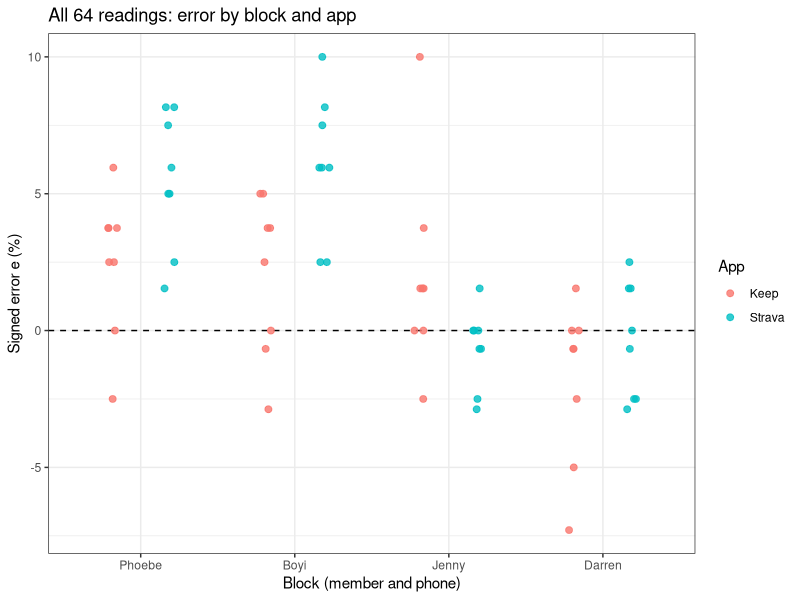

Recreate this plot in R.
# 02_analysis.R
# Signed percentage error: does each app over- or under-record, and which
# factors and interactions matter? (proposal v2, aims 1 and 2)
#
# Input : data/processed/gps_runs.csv  (made by code/00_clean_data.R)
# Output: tables in results/, plots in figures/
# Run from the repository root:  Rscript code/02_analysis.R

suppressPackageStartupMessages({
  library(lme4)
  library(lmerTest)   # F tests with Satterthwaite df
  library(emmeans)    # estimated marginal means with 95% CIs
  library(ggplot2)
})

dir.create("results", showWarnings = FALSE)
dir.create("figures", showWarnings = FALSE)

# ---- 1. Data ---------------------------------------------------------------

dat <- read.csv("data/processed/gps_runs.csv")

# Treat every design variable as a factor (lane 1/8 is a category, not a number)
dat$block     <- factor(dat$block, levels = c("Phoebe", "Boyi", "Jenny", "Darren"))
dat$app       <- factor(dat$app, levels = c("Keep", "Strava"))
dat$lane      <- factor(dat$lane)
dat$placement <- factor(dat$placement, levels = c("hand", "pocket"))
dat$pace      <- factor(dat$pace, levels = c("walk", "jog"))
dat$lap_id    <- factor(dat$lap_id)

# Sum-to-zero (effect) coding, so each factorial effect is a deviation
# from the overall mean and the ANOVA tests match the usual 2^k effects
options(contrasts = c("contr.sum", "contr.poly"))

# ---- 2. Descriptive summaries ----------------------------------------------

# n, mean and SD of the signed error, and MAPE = mean of |e|, for each group
summarise_e <- function(formula) {
  out <- aggregate(formula, data = dat, FUN = function(e)
    round(c(n = length(e), mean = mean(e), sd = sd(e), mape = mean(abs(e))), 2))
  out <- do.call(data.frame, out)   # turn the matrix column into ordinary columns
  names(out) <- sub("error_pct.", "", names(out), fixed = TRUE)
  out
}

by_app   <- summarise_e(error_pct ~ app)
by_block <- summarise_e(error_pct ~ block + app)
by_cell  <- summarise_e(error_pct ~ app + lane + placement + pace)
print(by_app)
print(by_block)

write.csv(by_app,   "results/summary_by_app.csv",       row.names = FALSE)
write.csv(by_block, "results/summary_by_block_app.csv", row.names = FALSE)
write.csv(by_cell,  "results/summary_by_treatment.csv", row.names = FALSE)

# Raw data plot: every reading, by block and app
p_raw <- ggplot(dat, aes(x = block, y = error_pct, colour = app)) +
  geom_hline(yintercept = 0, linetype = "dashed") +
  geom_point(position = position_jitterdodge(jitter.width = 0.15,
                                             jitter.height = 0, seed = 1),
             size = 2, alpha = 0.8) +
  labs(x = "Block (member and phone)", y = "Signed error e (%)", colour = "App",
       title = "All 64 readings: error by block and app") +
  theme_bw()
ggsave("figures/01_raw_error_by_block.png", p_raw, width = 6, height = 4, dpi = 200)

# ---- 3. Planned model: additive block --------------------------------------

# Fixed: block + full 2^4 factorial of app, lane, placement, pace
# Random: one intercept per lap, shared by its Strava and Keep readings
fit_add <- lmer(error_pct ~ block + app * lane * placement * pace + (1 | lap_id),
                data = dat)

anova_add <- anova(fit_add)   # Type III F tests, Satterthwaite df
print(anova_add)
print(VarCorr(fit_add))       # lap-to-lap SD and residual SD

write.csv(round(as.data.frame(anova_add), 4), "results/anova_additive_model.csv")
